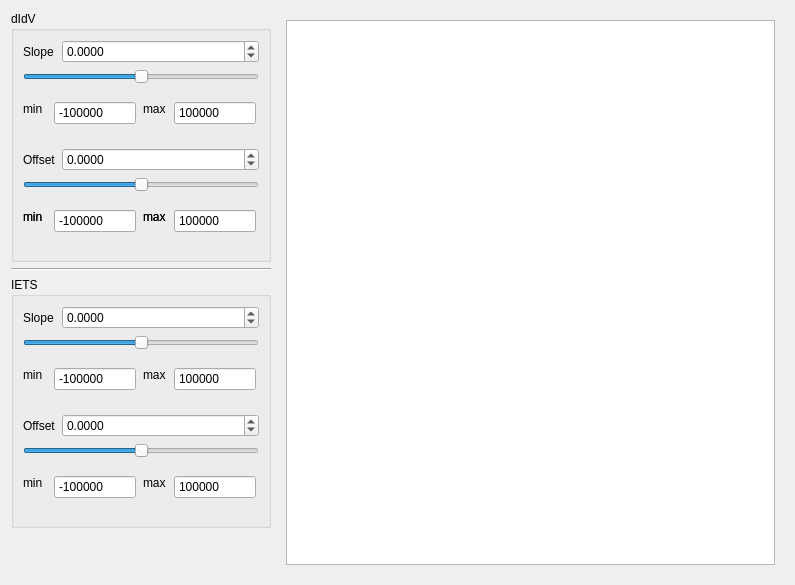
<?xml version="1.0" encoding="UTF-8"?>
<ui version="4.0">
 <class>CalibrateIETS</class>
 <widget class="QWidget" name="CalibrateIETS">
  <property name="geometry">
   <rect>
    <x>0</x>
    <y>0</y>
    <width>795</width>
    <height>585</height>
   </rect>
  </property>
  <property name="windowTitle">
   <string>Calibrate IETS</string>
  </property>
  <property name="windowIcon">
   <iconset resource="logo.qrc">
    <normaloff>:/menuIcon/data/pack_1.png</normaloff>:/menuIcon/data/pack_1.png</iconset>
  </property>
  <layout class="QGridLayout" name="gridLayout_5">
   <item row="0" column="3" rowspan="4">
    <widget class="QWidget" name="widget" native="true">
     <layout class="QGridLayout" name="gridLayout_4">
      <item row="0" column="0">
       <widget class="GraphicsLayoutWidget" name="graphicsView">
        <property name="minimumSize">
         <size>
          <width>400</width>
          <height>400</height>
         </size>
        </property>
       </widget>
      </item>
     </layout>
    </widget>
   </item>
   <item row="3" column="2">
    <widget class="QWidget" name="widget_2" native="true">
     <property name="sizePolicy">
      <sizepolicy hsizetype="Preferred" vsizetype="Maximum">
       <horstretch>0</horstretch>
       <verstretch>0</verstretch>
      </sizepolicy>
     </property>
     <layout class="QGridLayout" name="gridLayout_3">
      <item row="0" column="0">
       <widget class="QPushButton" name="pushButton_Scanner">
        <property name="sizePolicy">
         <sizepolicy hsizetype="Maximum" vsizetype="Fixed">
          <horstretch>0</horstretch>
          <verstretch>0</verstretch>
         </sizepolicy>
        </property>
        <property name="toolTip">
         <string>Show/Hide scanner</string>
        </property>
        <property name="text">
         <string/>
        </property>
        <property name="icon">
         <iconset resource="logo.qrc">
          <normaloff>:/toolbar/data/scanner.png</normaloff>:/toolbar/data/scanner.png</iconset>
        </property>
        <property name="checkable">
         <bool>true</bool>
        </property>
        <property name="flat">
         <bool>true</bool>
        </property>
       </widget>
      </item>
      <item row="0" column="1">
       <widget class="QPushButton" name="pushButton_xScale">
        <property name="sizePolicy">
         <sizepolicy hsizetype="Maximum" vsizetype="Fixed">
          <horstretch>0</horstretch>
          <verstretch>0</verstretch>
         </sizepolicy>
        </property>
        <property name="toolTip">
         <string>Auto-scale x</string>
        </property>
        <property name="text">
         <string/>
        </property>
        <property name="icon">
         <iconset resource="logo.qrc">
          <normaloff>:/toolbar/data/left_right.png</normaloff>:/toolbar/data/left_right.png</iconset>
        </property>
        <property name="flat">
         <bool>true</bool>
        </property>
       </widget>
      </item>
      <item row="0" column="2">
       <widget class="QPushButton" name="pushButton_yScale">
        <property name="sizePolicy">
         <sizepolicy hsizetype="Maximum" vsizetype="Fixed">
          <horstretch>0</horstretch>
          <verstretch>0</verstretch>
         </sizepolicy>
        </property>
        <property name="toolTip">
         <string>Auto-scale y</string>
        </property>
        <property name="text">
         <string/>
        </property>
        <property name="icon">
         <iconset resource="logo.qrc">
          <normaloff>:/toolbar/data/up_down.png</normaloff>:/toolbar/data/up_down.png</iconset>
        </property>
        <property name="flat">
         <bool>true</bool>
        </property>
       </widget>
      </item>
      <item row="0" column="3">
       <widget class="QPushButton" name="pushButton_send">
        <property name="sizePolicy">
         <sizepolicy hsizetype="Maximum" vsizetype="Fixed">
          <horstretch>0</horstretch>
          <verstretch>0</verstretch>
         </sizepolicy>
        </property>
        <property name="toolTip">
         <string>Export to Spc window</string>
        </property>
        <property name="text">
         <string/>
        </property>
        <property name="icon">
         <iconset resource="logo.qrc">
          <normaloff>:/toolbar/data/send.png</normaloff>:/toolbar/data/send.png</iconset>
        </property>
        <property name="flat">
         <bool>true</bool>
        </property>
       </widget>
      </item>
     </layout>
    </widget>
   </item>
   <item row="0" column="2">
    <widget class="QGroupBox" name="groupBox">
     <property name="minimumSize">
      <size>
       <width>260</width>
       <height>0</height>
      </size>
     </property>
     <property name="title">
      <string>dIdV</string>
     </property>
     <layout class="QGridLayout" name="gridLayout_2">
      <item row="0" column="0">
       <widget class="QLabel" name="label">
        <property name="text">
         <string>Slope</string>
        </property>
       </widget>
      </item>
      <item row="0" column="1">
       <widget class="QDoubleSpinBox" name="spinBox_slope_didv">
        <property name="decimals">
         <number>4</number>
        </property>
        <property name="minimum">
         <double>-999.000000000000000</double>
        </property>
        <property name="maximum">
         <double>999.000000000000000</double>
        </property>
        <property name="singleStep">
         <double>1.000000000000000</double>
        </property>
        <property name="stepType">
         <enum>QAbstractSpinBox::DefaultStepType</enum>
        </property>
       </widget>
      </item>
      <item row="1" column="0" colspan="2">
       <widget class="QSlider" name="slider_slope_didv">
        <property name="minimum">
         <number>-99999999</number>
        </property>
        <property name="maximum">
         <number>99999999</number>
        </property>
        <property name="singleStep">
         <number>10000</number>
        </property>
        <property name="pageStep">
         <number>1000000</number>
        </property>
        <property name="orientation">
         <enum>Qt::Horizontal</enum>
        </property>
       </widget>
      </item>
      <item row="2" column="0" colspan="2">
       <widget class="QWidget" name="widget_3" native="true">
        <widget class="QSpinBox" name="spinBox_slopeMin_didv">
         <property name="geometry">
          <rect>
           <x>31</x>
           <y>11</y>
           <width>82</width>
           <height>24</height>
          </rect>
         </property>
         <property name="sizePolicy">
          <sizepolicy hsizetype="Maximum" vsizetype="Fixed">
           <horstretch>0</horstretch>
           <verstretch>0</verstretch>
          </sizepolicy>
         </property>
         <property name="buttonSymbols">
          <enum>QAbstractSpinBox::NoButtons</enum>
         </property>
         <property name="minimum">
          <number>-99999999</number>
         </property>
         <property name="maximum">
          <number>0</number>
         </property>
         <property name="value">
          <number>-99999999</number>
         </property>
        </widget>
        <widget class="QSpinBox" name="spinBox_slopeMax_didv">
         <property name="geometry">
          <rect>
           <x>151</x>
           <y>11</y>
           <width>82</width>
           <height>24</height>
          </rect>
         </property>
         <property name="sizePolicy">
          <sizepolicy hsizetype="Maximum" vsizetype="Fixed">
           <horstretch>0</horstretch>
           <verstretch>0</verstretch>
          </sizepolicy>
         </property>
         <property name="buttonSymbols">
          <enum>QAbstractSpinBox::NoButtons</enum>
         </property>
         <property name="minimum">
          <number>0</number>
         </property>
         <property name="maximum">
          <number>99999999</number>
         </property>
         <property name="value">
          <number>99999999</number>
         </property>
        </widget>
        <widget class="QLabel" name="label_5">
         <property name="geometry">
          <rect>
           <x>0</x>
           <y>11</y>
           <width>24</width>
           <height>16</height>
          </rect>
         </property>
         <property name="text">
          <string>min</string>
         </property>
        </widget>
        <widget class="QLabel" name="label_6">
         <property name="geometry">
          <rect>
           <x>120</x>
           <y>11</y>
           <width>24</width>
           <height>16</height>
          </rect>
         </property>
         <property name="text">
          <string>max</string>
         </property>
        </widget>
       </widget>
      </item>
      <item row="3" column="0">
       <widget class="QLabel" name="label_2">
        <property name="sizePolicy">
         <sizepolicy hsizetype="Maximum" vsizetype="Preferred">
          <horstretch>0</horstretch>
          <verstretch>0</verstretch>
         </sizepolicy>
        </property>
        <property name="text">
         <string>Offset</string>
        </property>
       </widget>
      </item>
      <item row="3" column="1">
       <widget class="QDoubleSpinBox" name="spinBox_offset_didv">
        <property name="decimals">
         <number>4</number>
        </property>
        <property name="minimum">
         <double>-999.000000000000000</double>
        </property>
        <property name="maximum">
         <double>999.000000000000000</double>
        </property>
        <property name="singleStep">
         <double>1.000000000000000</double>
        </property>
        <property name="stepType">
         <enum>QAbstractSpinBox::DefaultStepType</enum>
        </property>
       </widget>
      </item>
      <item row="4" column="0" colspan="2">
       <widget class="QSlider" name="slider_offset_didv">
        <property name="minimum">
         <number>-99999999</number>
        </property>
        <property name="maximum">
         <number>99999999</number>
        </property>
        <property name="singleStep">
         <number>10000</number>
        </property>
        <property name="pageStep">
         <number>1000000</number>
        </property>
        <property name="orientation">
         <enum>Qt::Horizontal</enum>
        </property>
        <property name="tickPosition">
         <enum>QSlider::NoTicks</enum>
        </property>
        <property name="tickInterval">
         <number>50</number>
        </property>
       </widget>
      </item>
      <item row="5" column="0" colspan="2">
       <widget class="QWidget" name="widget_4" native="true">
        <widget class="QSpinBox" name="spinBox_slopeMin_didv_2">
         <property name="geometry">
          <rect>
           <x>31</x>
           <y>11</y>
           <width>82</width>
           <height>24</height>
          </rect>
         </property>
         <property name="sizePolicy">
          <sizepolicy hsizetype="Maximum" vsizetype="Fixed">
           <horstretch>0</horstretch>
           <verstretch>0</verstretch>
          </sizepolicy>
         </property>
         <property name="buttonSymbols">
          <enum>QAbstractSpinBox::NoButtons</enum>
         </property>
         <property name="minimum">
          <number>-99999999</number>
         </property>
         <property name="maximum">
          <number>99999999</number>
         </property>
        </widget>
        <widget class="QSpinBox" name="spinBox_slopeMax_didv_2">
         <property name="geometry">
          <rect>
           <x>151</x>
           <y>11</y>
           <width>82</width>
           <height>24</height>
          </rect>
         </property>
         <property name="sizePolicy">
          <sizepolicy hsizetype="Maximum" vsizetype="Fixed">
           <horstretch>0</horstretch>
           <verstretch>0</verstretch>
          </sizepolicy>
         </property>
         <property name="buttonSymbols">
          <enum>QAbstractSpinBox::NoButtons</enum>
         </property>
         <property name="minimum">
          <number>-99999999</number>
         </property>
         <property name="maximum">
          <number>99999999</number>
         </property>
        </widget>
        <widget class="QLabel" name="label_7">
         <property name="geometry">
          <rect>
           <x>0</x>
           <y>11</y>
           <width>24</width>
           <height>16</height>
          </rect>
         </property>
         <property name="text">
          <string>min</string>
         </property>
        </widget>
        <widget class="QLabel" name="label_8">
         <property name="geometry">
          <rect>
           <x>120</x>
           <y>11</y>
           <width>24</width>
           <height>16</height>
          </rect>
         </property>
         <property name="text">
          <string>max</string>
         </property>
        </widget>
        <widget class="QWidget" name="widget_5" native="true">
         <property name="geometry">
          <rect>
           <x>0</x>
           <y>0</y>
           <width>233</width>
           <height>46</height>
          </rect>
         </property>
         <widget class="QSpinBox" name="spinBox_offsetMin_didv">
          <property name="geometry">
           <rect>
            <x>31</x>
            <y>11</y>
            <width>82</width>
            <height>24</height>
           </rect>
          </property>
          <property name="sizePolicy">
           <sizepolicy hsizetype="Maximum" vsizetype="Fixed">
            <horstretch>0</horstretch>
            <verstretch>0</verstretch>
           </sizepolicy>
          </property>
          <property name="buttonSymbols">
           <enum>QAbstractSpinBox::NoButtons</enum>
          </property>
          <property name="minimum">
           <number>-99999999</number>
          </property>
          <property name="maximum">
           <number>0</number>
          </property>
          <property name="value">
           <number>-99999999</number>
          </property>
         </widget>
         <widget class="QSpinBox" name="spinBox_offsetMax_didv">
          <property name="geometry">
           <rect>
            <x>151</x>
            <y>11</y>
            <width>82</width>
            <height>24</height>
           </rect>
          </property>
          <property name="sizePolicy">
           <sizepolicy hsizetype="Maximum" vsizetype="Fixed">
            <horstretch>0</horstretch>
            <verstretch>0</verstretch>
           </sizepolicy>
          </property>
          <property name="buttonSymbols">
           <enum>QAbstractSpinBox::NoButtons</enum>
          </property>
          <property name="minimum">
           <number>0</number>
          </property>
          <property name="maximum">
           <number>99999999</number>
          </property>
          <property name="value">
           <number>99999999</number>
          </property>
         </widget>
         <widget class="QLabel" name="label_9">
          <property name="geometry">
           <rect>
            <x>0</x>
            <y>11</y>
            <width>24</width>
            <height>16</height>
           </rect>
          </property>
          <property name="text">
           <string>min</string>
          </property>
         </widget>
         <widget class="QLabel" name="label_10">
          <property name="geometry">
           <rect>
            <x>120</x>
            <y>11</y>
            <width>24</width>
            <height>16</height>
           </rect>
          </property>
          <property name="text">
           <string>max</string>
          </property>
         </widget>
        </widget>
       </widget>
      </item>
     </layout>
    </widget>
   </item>
   <item row="2" column="2">
    <widget class="QGroupBox" name="groupBox_2">
     <property name="minimumSize">
      <size>
       <width>260</width>
       <height>0</height>
      </size>
     </property>
     <property name="title">
      <string>IETS</string>
     </property>
     <layout class="QGridLayout" name="gridLayout">
      <item row="0" column="0">
       <widget class="QLabel" name="label_3">
        <property name="text">
         <string>Slope</string>
        </property>
       </widget>
      </item>
      <item row="4" column="0">
       <widget class="QLabel" name="label_4">
        <property name="sizePolicy">
         <sizepolicy hsizetype="Maximum" vsizetype="Preferred">
          <horstretch>0</horstretch>
          <verstretch>0</verstretch>
         </sizepolicy>
        </property>
        <property name="text">
         <string>Offset</string>
        </property>
       </widget>
      </item>
      <item row="1" column="0" colspan="3">
       <widget class="QSlider" name="slider_slope_iets">
        <property name="minimum">
         <number>-99999999</number>
        </property>
        <property name="maximum">
         <number>99999999</number>
        </property>
        <property name="singleStep">
         <number>10000</number>
        </property>
        <property name="pageStep">
         <number>1000000</number>
        </property>
        <property name="orientation">
         <enum>Qt::Horizontal</enum>
        </property>
       </widget>
      </item>
      <item row="0" column="1" colspan="2">
       <widget class="QDoubleSpinBox" name="spinBox_slope_iets">
        <property name="decimals">
         <number>4</number>
        </property>
        <property name="minimum">
         <double>-999.000000000000000</double>
        </property>
        <property name="maximum">
         <double>999.000000000000000</double>
        </property>
        <property name="singleStep">
         <double>1.000000000000000</double>
        </property>
        <property name="stepType">
         <enum>QAbstractSpinBox::DefaultStepType</enum>
        </property>
       </widget>
      </item>
      <item row="5" column="0" colspan="3">
       <widget class="QSlider" name="slider_offset_iets">
        <property name="minimum">
         <number>-99999999</number>
        </property>
        <property name="maximum">
         <number>99999999</number>
        </property>
        <property name="singleStep">
         <number>10000</number>
        </property>
        <property name="pageStep">
         <number>1000000</number>
        </property>
        <property name="orientation">
         <enum>Qt::Horizontal</enum>
        </property>
        <property name="tickPosition">
         <enum>QSlider::NoTicks</enum>
        </property>
        <property name="tickInterval">
         <number>50</number>
        </property>
       </widget>
      </item>
      <item row="2" column="0" colspan="3">
       <widget class="QWidget" name="widget_6" native="true">
        <widget class="QSpinBox" name="spinBox_slopeMin_IETS">
         <property name="geometry">
          <rect>
           <x>31</x>
           <y>11</y>
           <width>82</width>
           <height>24</height>
          </rect>
         </property>
         <property name="sizePolicy">
          <sizepolicy hsizetype="Maximum" vsizetype="Fixed">
           <horstretch>0</horstretch>
           <verstretch>0</verstretch>
          </sizepolicy>
         </property>
         <property name="buttonSymbols">
          <enum>QAbstractSpinBox::NoButtons</enum>
         </property>
         <property name="minimum">
          <number>-99999999</number>
         </property>
         <property name="maximum">
          <number>0</number>
         </property>
         <property name="value">
          <number>-99999999</number>
         </property>
        </widget>
        <widget class="QSpinBox" name="spinBox_slopeMax_IETS">
         <property name="geometry">
          <rect>
           <x>151</x>
           <y>11</y>
           <width>82</width>
           <height>24</height>
          </rect>
         </property>
         <property name="sizePolicy">
          <sizepolicy hsizetype="Maximum" vsizetype="Fixed">
           <horstretch>0</horstretch>
           <verstretch>0</verstretch>
          </sizepolicy>
         </property>
         <property name="buttonSymbols">
          <enum>QAbstractSpinBox::NoButtons</enum>
         </property>
         <property name="minimum">
          <number>0</number>
         </property>
         <property name="maximum">
          <number>99999999</number>
         </property>
         <property name="value">
          <number>99999999</number>
         </property>
        </widget>
        <widget class="QLabel" name="label_11">
         <property name="geometry">
          <rect>
           <x>0</x>
           <y>11</y>
           <width>24</width>
           <height>16</height>
          </rect>
         </property>
         <property name="text">
          <string>min</string>
         </property>
        </widget>
        <widget class="QLabel" name="label_12">
         <property name="geometry">
          <rect>
           <x>120</x>
           <y>11</y>
           <width>24</width>
           <height>16</height>
          </rect>
         </property>
         <property name="text">
          <string>max</string>
         </property>
        </widget>
       </widget>
      </item>
      <item row="6" column="0" colspan="3">
       <widget class="QWidget" name="widget_7" native="true">
        <widget class="QSpinBox" name="spinBox_offsetMin_IETS">
         <property name="geometry">
          <rect>
           <x>31</x>
           <y>11</y>
           <width>82</width>
           <height>24</height>
          </rect>
         </property>
         <property name="sizePolicy">
          <sizepolicy hsizetype="Maximum" vsizetype="Fixed">
           <horstretch>0</horstretch>
           <verstretch>0</verstretch>
          </sizepolicy>
         </property>
         <property name="buttonSymbols">
          <enum>QAbstractSpinBox::NoButtons</enum>
         </property>
         <property name="minimum">
          <number>-99999999</number>
         </property>
         <property name="maximum">
          <number>0</number>
         </property>
         <property name="value">
          <number>-99999999</number>
         </property>
        </widget>
        <widget class="QSpinBox" name="spinBox_offsetMax_IETS">
         <property name="geometry">
          <rect>
           <x>151</x>
           <y>11</y>
           <width>82</width>
           <height>24</height>
          </rect>
         </property>
         <property name="sizePolicy">
          <sizepolicy hsizetype="Maximum" vsizetype="Fixed">
           <horstretch>0</horstretch>
           <verstretch>0</verstretch>
          </sizepolicy>
         </property>
         <property name="buttonSymbols">
          <enum>QAbstractSpinBox::NoButtons</enum>
         </property>
         <property name="minimum">
          <number>0</number>
         </property>
         <property name="maximum">
          <number>99999999</number>
         </property>
         <property name="value">
          <number>99999999</number>
         </property>
        </widget>
        <widget class="QLabel" name="label_13">
         <property name="geometry">
          <rect>
           <x>0</x>
           <y>11</y>
           <width>24</width>
           <height>16</height>
          </rect>
         </property>
         <property name="text">
          <string>min</string>
         </property>
        </widget>
        <widget class="QLabel" name="label_14">
         <property name="geometry">
          <rect>
           <x>120</x>
           <y>11</y>
           <width>24</width>
           <height>16</height>
          </rect>
         </property>
         <property name="text">
          <string>max</string>
         </property>
        </widget>
       </widget>
      </item>
      <item row="4" column="1" colspan="2">
       <widget class="QDoubleSpinBox" name="spinBox_offset_iets">
        <property name="decimals">
         <number>4</number>
        </property>
        <property name="minimum">
         <double>-999.000000000000000</double>
        </property>
        <property name="maximum">
         <double>999.000000000000000</double>
        </property>
        <property name="singleStep">
         <double>1.000000000000000</double>
        </property>
        <property name="stepType">
         <enum>QAbstractSpinBox::DefaultStepType</enum>
        </property>
       </widget>
      </item>
     </layout>
    </widget>
   </item>
   <item row="1" column="2">
    <widget class="Line" name="line">
     <property name="orientation">
      <enum>Qt::Horizontal</enum>
     </property>
    </widget>
   </item>
  </layout>
 </widget>
 <customwidgets>
  <customwidget>
   <class>GraphicsLayoutWidget</class>
   <extends>QGraphicsView</extends>
   <header location="global">pyqtgraph</header>
  </customwidget>
 </customwidgets>
 <resources>
  <include location="logo.qrc"/>
 </resources>
 <connections/>
</ui>
